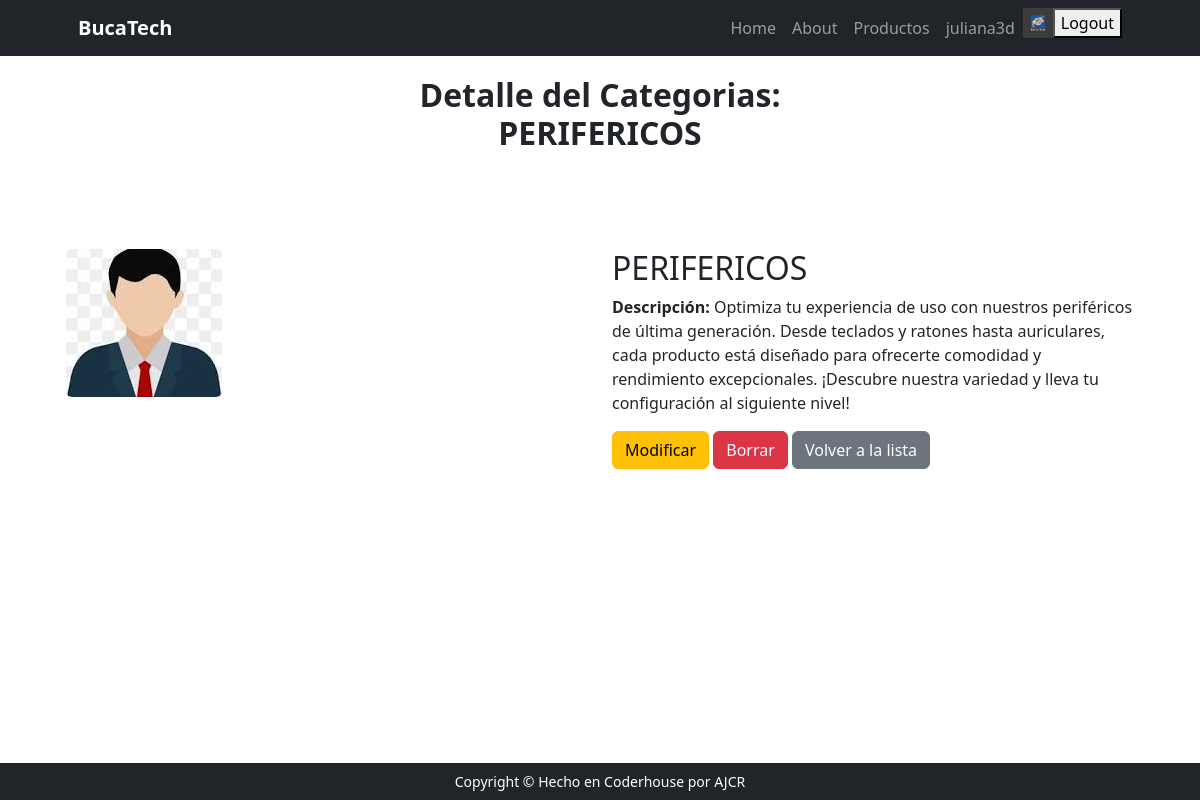
The page /products/category/detail/4 (signed in) on the database its author committed.
### ventas/models.py (models this page shows, shortened)
class Vendedor(models.Model):
    usuario = models.OneToOneField(User, on_delete=models.CASCADE, related_name='vendedor')
    celular = models.CharField(max_length=50, blank=True, null=True)
    avatar = models.ImageField(upload_to='avatares', blank=True, null=True)
    class Meta:
        verbose_name = 'Vendedor'
        verbose_name_plural = 'Vendedores'

### productos/models.py (models this page shows, shortened)
class Category(models.Model):
    name = models.CharField(max_length=100)
    description = models.TextField()
    class Meta:
        verbose_name = 'Categoría de Producto'
        verbose_name_plural = 'Categorías de Productos'

### productos/views.py (the view)
class CategoryDetail(DetailView):
    model = Category
    template_name = 'product/category_detail.html' ## Preguntar como arreglar

### productos/templates/product/category_detail.html
{% extends 'core/base.html' %}
{% load static %}
{% block header %}
    Detalle del Categorias: {{ category.name }}
{% endblock header %}
{% block main %}
<div class="container my-5">
    <div class="row">
        <div class="col-md-6">
            {% if category.image %}
                <img src="{{ category.image.url }}" class="img-fluid rounded" alt="{{ category.name }}">
            {% else %}
                <img src="{% static 'core/img/no-image.png' %}" class="img-fluid rounded" alt="No Image Available">
            {% endif %}
        </div>
        <div class="col-md-6">
            <h2>{{ category.name }}</h2>
            <p><strong>Descripción:</strong> {{ category.description }}</p>
            <a href="{% url 'productos:category_update' category.id %}" class="btn btn-warning">Modificar</a>
            <a href="{% url 'productos:category_delete' category.id %}" class="btn btn-danger">Borrar</a>
            <a href="{% url 'productos:category_list' %}" class="btn btn-secondary">Volver a la lista</a>
        </div>
    </div>
</div>
{% endblock main %}

### core/templates/core/componentes/navbar.html (shortened to what this page needs)
{% load static %}
<nav class="navbar navbar-expand-lg navbar-dark bg-dark">
    <div class="container px-5">
        <a class="navbar-brand" href="{% url 'core:index' %}">
            <strong>BucaTech</strong>
        </a>
        <div class="collapse navbar-collapse" id="navbarSupportedContent">
            <ul class="navbar-nav ms-auto mb-2 mb-lg-0">
                <li class="nav-item"><a class="nav-link" href="{% url 'core:index' %}">Home</a></li>
                <li class="nav-item"><a class="nav-link" href="{% url 'core:about' %}">About</a></li>
                {% if user.is_authenticated %}
                <li class="nav-item"><a class="nav-link" href="{% url 'productos:index' %}">Productos</a></li>
                <li class="nav-item"><a class="nav-link" href="{% url 'core:profile' %}">{{ user.username }}</a></li>
                {% if user.vendedor.avatar %}
                <img src="{{ user.vendedor.avatar.url }}" alt="avatar" style="height: 30px" />
                {% else %}
                <img src="{% static 'core/img/perfil.png' %}" alt="avatar" style="height: 30px" />
                {% endif %}
            <form action="{% url 'core:logout' %}" method="post">
                <button type="submit">Logout</button>
            </form>
            {% else %}
            <li class="nav-item"><a class="nav-link" href="{% url 'core:login' %}">Login</a></li>
            {% endif %}
        </ul>
    </div>
</div>
</nav>

### rows shown on the page
Category: name "PERIFERICOS", description "Optimiza tu experiencia de uso con nuestros periféricos de última generación. Desde teclados y ratones hasta auriculares, cada producto está diseñado para ofrecerte comodidad y rendimiento excepcionales. ¡Descubre nuestra variedad y lleva tu configuración al siguiente nivel!"

### other values the page prints
{{ user.username }} "juliana3d"
